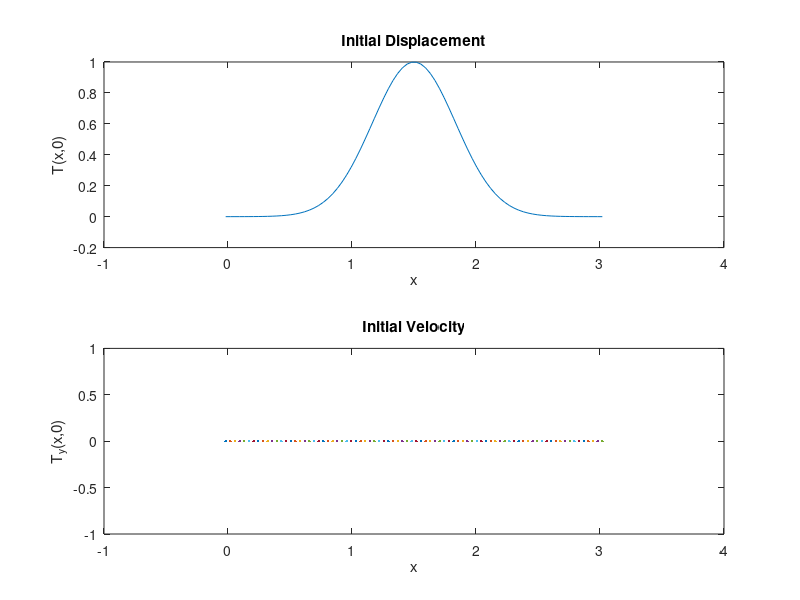

MATLAB code to generate this figure:
% Staggered Leapfrog Script Template
clear;close all;

% Set the values for parameters
D=4;
L=3;
C=1/2;
xmin=0;
xmax=L;
gam=0.2;

% build a cell-centered grid with N=200 cells
% on the interval x=0 to x=L, with L=1
N=80;
J=2:N+1;
h=(xmax-xmin)/(N);
x=xmin-h/2:h:xmax+h/2;

% define the initial displacement and velocity vs. x
%T = sin(pi*x/L);
T = exp(-40*(x/L-1/2).^2);
vT = 0;

% Choose a time step (Suggest that it is no larger than taulim)
taulim=C*h^2/D;
fprintf(' Courant time step limit %g \n',taulim);
tau=input(' Enter the time step - ');

% Apply the boundary conditions for T(1) and T(N+2)
% The first set of BCs is for value BCs. the second for derivative BCs.
T(1) = -T(2);
T(N+2) = -T(N+1);
% T(1) = T(2);
% T(N+2) = T(N+1);

% plot the initial conditions and pause to look at them
subplot(2,1,1)
plot(x,T)
xlabel('x');ylabel('T(x,0)');title('Initial Displacement')
subplot(2,1,2)
plot(x,vT)
xlabel('x');ylabel('T_y(x,0)');title('Initial Velocity')
pause;

% Choose how long to run and when to plot
tfinal=input(' Enter tfinal - ');
skip=input(' Enter # of steps to skip between plots (faster) - ');
nsteps=tfinal/tau;

% here is the loop that steps the solution along
times=(1:nsteps)*tau;
%times=times*tau;
errors=zeros(size(times));
figure  % open a new frame for the animation
for n=1:nsteps
   time=n*tau;  % compute the time

   % Use leapfrog and the boundary conditions to load ynew with y
   % at the next time step using y and yold, i.e., ynew(2:N+1)=...
   % Be sure to use colon commands so it will run fast.
    Tnew(J)=T(J)+D*tau/h^2*(T(J+1)-2*T(J)+T(J-1));
% The first set of BCs is for value BCs. the second for derivative BCs.
    Tnew(1) = -Tnew(2);
    Tnew(N+2) = -Tnew(N+1);
%     Tnew(1) = Tnew(2);
%     Tnew(N+2) = Tnew(N+1);

   %update yold and y
   T=Tnew;

% make plots every skip time steps
   if mod(n,skip)==0
      plot(x,T,'r.')
      xlabel('x');ylabel('y');
      title(['Staggered Leapfrog Wave: time=' num2str(time)])
      axis([min(x) max(x) -2 2]);
      pause(.1)
   end
end
